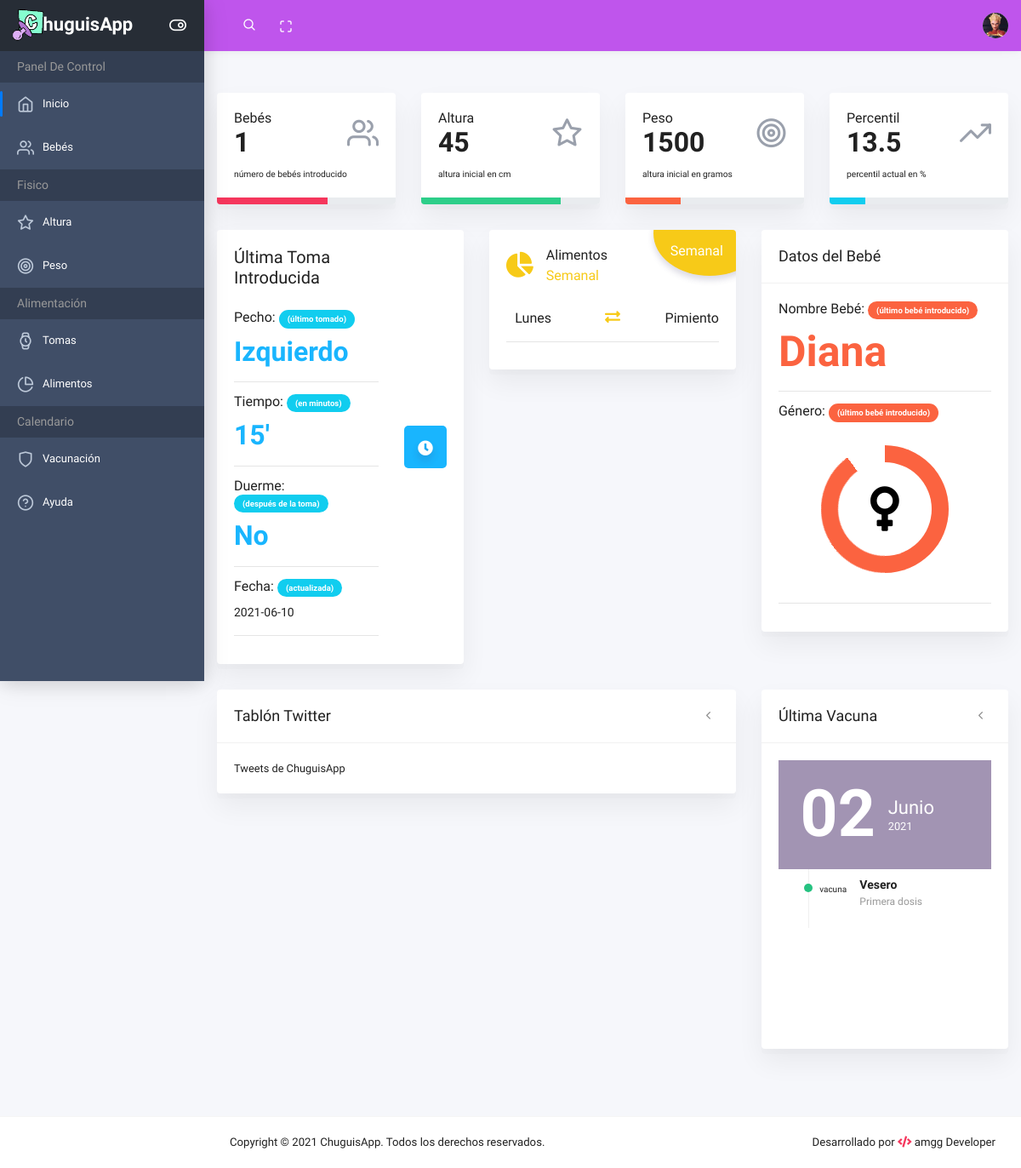
The app's page /panel/index.php (signed in) with its own data.
### tables this page shows
CREATE TABLE `users` (
  `id` int(11) NOT NULL,
  `name` varchar(255) NOT NULL,
  `mail` varchar(255) NOT NULL,
  `pass` varchar(255) NOT NULL,
  `pass2` varchar(255) NOT NULL,
  `picture` varchar(255) NOT NULL,
  `created` datetime NOT NULL DEFAULT current_timestamp(),
  `role` int(11) NOT NULL
);

CREATE TABLE `babies` (
  `id` int(11) NOT NULL,
  `name` varchar(255) NOT NULL,
  `date` varchar(100) NOT NULL,
  `height` int(11) NOT NULL,
  `weight` int(11) NOT NULL,
  `notes` varchar(255) NOT NULL,
  `gender` varchar(100) NOT NULL,
  `usuario` int(11) NOT NULL
);

CREATE TABLE `takes` (
  `id` int(11) NOT NULL,
  `name` varchar(255) NOT NULL,
  `breast` varchar(100) NOT NULL,
  `sleep` varchar(100) NOT NULL,
  `date` varchar(255) NOT NULL,
  `time` varchar(100) NOT NULL,
  `iduser` int(11) NOT NULL
);

CREATE TABLE `food` (
  `id` int(11) NOT NULL,
  `name` varchar(255) NOT NULL,
  `date` varchar(255) NOT NULL,
  `week` varchar(100) NOT NULL,
  `iduser` int(11) NOT NULL
);

CREATE TABLE `vaccines` (
  `id` int(11) NOT NULL,
  `name` varchar(255) NOT NULL,
  `date` varchar(255) NOT NULL,
  `notes` varchar(255) NOT NULL,
  `iduser` int(11) NOT NULL
);

### panel/index.php (the view, shortened to what the rows shown need)
<?php include_once 'pages/sesion.php'; ?>
<!doctype html>
<html class="no-js" lang="es">
    <head>
        <link rel="stylesheet" href="plugins/bootstrap/dist/css/bootstrap.min.css">
        <link rel="stylesheet" href="plugins/fontawesome-free/css/all.min.css">
        <link rel="stylesheet" href="plugins/icon-kit/dist/css/iconkit.min.css">
        <link rel="stylesheet" href="plugins/ionicons/dist/css/ionicons.min.css">
        <link rel="stylesheet" href="plugins/perfect-scrollbar/css/perfect-scrollbar.css">
        <link rel="stylesheet" href="plugins/datatables.net-bs4/css/dataTables.bootstrap4.min.css">
        <link rel="stylesheet" href="plugins/jvectormap/jquery-jvectormap.css">
        <link rel="stylesheet" href="plugins/tempusdominus-bootstrap-4/build/css/tempusdominus-bootstrap-4.min.css">
        <link rel="stylesheet" href="plugins/weather-icons/css/weather-icons.min.css">
        <link rel="stylesheet" href="plugins/c3/c3.min.css">
        <link rel="stylesheet" href="plugins/owl.carousel/dist/assets/owl.carousel.min.css">
        <link rel="stylesheet" href="plugins/owl.carousel/dist/assets/owl.theme.default.min.css">
        <link rel="stylesheet" href="dist/css/theme.min.css">
        <link rel="stylesheet" href="../plugins/chartist/dist/chartist.min.css">
        <link rel="stylesheet" href="dist/css/style.css">
    </head>
    <body>
        <div class="wrapper">
            <header class="header-top" header-theme="<?php echo $colorSelect;?>">
                <div class="container-fluid">
                    <div class="d-flex justify-content-between">
                        <div class="top-menu d-flex align-items-center">
                        <div class="dropdown">
                            <a class="dropdown-toggle" href="#" id="userDropdown" role="button" data-toggle="dropdown" aria-haspopup="true" aria-expanded="false"><img class="avatar" src="../images/users/<?php echo $picture;?>" alt="avatar usuario"></a>
                        </div>
                    </div>
                </div>
            </div>
            </header>
            <div class="page-wrap">
                <div class="main-content">
                    <dic class="container-fluid">
                        <div class="row clearfix">
                            <div class="col-lg-3 col-md-6 col-sm-12">
                                <div class="widget">
                                    <div class="widget-body">
                                        <div class="d-flex justify-content-between align-items-center">
                                            <div class="state">
                                                <h2><?php echo $countBabies?></h2>
                                            </div>
                                        </div>
                                    </div>
                                </div>
                            </div>
                            <div class="col-lg-3 col-md-6 col-sm-12">
                                <div class="widget">
                                    <div class="widget-body">
                                        <div class="d-flex justify-content-between align-items-center">
                                            <div class="state">
                                                <h6>Altura</h6>
                                                <h2><?php echo $lastHeight?></h2>
                                            </div>
                                        </div>
                                    </div>
                                </div>
                            </div>
                            <div class="col-lg-3 col-md-6 col-sm-12">
                                <div class="widget">
                                    <div class="widget-body">
                                        <div class="d-flex justify-content-between align-items-center">
                                            <div class="state">
                                                <h6>Peso</h6>
                                                <h2><?php echo $lastWeight?></h2>
                                            </div>
                                        </div>
                                    </div>
                                </div>
                            </div>
                            <div class="col-lg-3 col-md-6 col-sm-12">
                                <div class="widget">
                                    <div class="widget-body">
                                        <div class="d-flex justify-content-between align-items-center">
                                            <div class="state">
                                                <h6>Percentil</h6>
                                                <h2><?php echo $percentil?></h2>
                                            </div>
                                        </div>
                                    </div>
                                </div>
                            </div>
                        </div>
                        <div class="row">
                            <div class="col-xl-4 col-md-8">
                            <div class="card comp-card">
                                    <div class="card-body">
                                        <div class="row align-items-center">
                                            <div class="col">
                                                <h5 class="mb-25">Última Toma Introducida</h5>
                                                <h6>Pecho: <span class="badge badge-pill badge-info" style='font-size:0.60em'>(último tomado)</span></h6>
                                                <h2 class="fw-700 text-blue"><?php echo $breastTk;?></h2>
                                                <hr>
                                                <h6>Tiempo: <span class="badge badge-pill badge-info" style='font-size:0.60em'>(en minutos)</span></h6>
                                                <h2 class="fw-700 text-blue"><?php echo $timeTk;?></h2>
                                                <hr>
                                                <h6>Duerme: <span class="badge badge-pill badge-info" style='font-size:0.60em'>(después de la toma)</span></h6>
                                                <h2 class="fw-700 text-blue"><?php echo $sleepTk;?></h2>
                                                <hr>
                                                <h6>Fecha: <span class="badge badge-pill badge-info" style='font-size:0.60em'>(actualizada)</span></h6>
                                                <p class="mb-0"><?php echo $dateTk;?></p>
                                                <hr>
                                            </div>
                                        </div>
                                    </div>
                                </div>
                            </div>
                            <div class="col-xl-4 col-md-8">
                            <div class="card proj-t-card">
                                    <div class="card-body">
                                        <div class="row align-items-center mb-30">
                                            <div class="col-auto">
                                            </div>
                                            <div class="col pl-0">
                                            </div>
                                        </div>
                                        <?php echo $foods?>
                                        <h6 class="pt-badge bg-yellow">Semanal</h6>
                                    </div>
                                </div>
                            </div>
                        <div class="col-md-4">
                            <div class="card" style="min-height: 470px;">
                                   <div class="card-body">
                                    <h6>Nombre Bebé: <span class="badge badge-pill badge-warning" style='font-size:0.60em'>(último bebé introducido)</span></h6>
                                    <h2 class="fw-700 f-50 text-warning"><?php echo $lastBabyName?></h2>
                                    <hr>
                                    <h6>Género: <span class="badge badge-pill badge-warning" style='font-size:0.60em'>(último bebé introducido)</span></h6>
                                    <br>
                                    <div class="progres blue">
                                        <span class="progres-left">
                                        </span>
                                        <span class="progres-right">
                                         </span>
                                        <?php echo $msg?>
                                </div>
                                <br>
                                <hr>
                                    </div>
                                </div>
                            </div>
                        </div>
                        <di class="row">
                         <div class="col-md-4">
                            <div class="card" style="min-height: 422px;">
                                    <div class="card-body timeline">
                                        <div class="header bg-theme" style="background-image: url('img/placeholder/placeimg_400_200_nature.jpg')">
                                            <div class="color-overlay d-flex align-items-center">
                                                <div class="day-number"><?php echo $dayVac?></div>
                                                <div class="date-right">
                                                    <div class="day-name"><?php echo $monthVac?></div>
                                                    <div class="month"><?php echo $yearVac?></div>
                                                </div>
                                            </div>
                                        </div>
                                        <ul>
                                            <li>
                                                <div class="desc">
                                                    <h3><?php echo $lastNameVac?></h3>
                                                    <h4><?php echo $lastNotesVac?></h4>
                                                </div>
                                            </li>
                                        </ul>
                                    </div>
                                </div>
                            </div>
                        </div>
        </div>
    </body>
</html>

### panel/pages/sesion.php (shortened to what the rows shown need)
<?php
include '../includes/conexion.php';
$id=$_SESSION['idUser'];
$result=mysqli_query($con,"SELECT * FROM users WHERE id='$id'") or die("Error de Sesión");
$resultColor=mysqli_query($con,"SELECT * FROM profile WHERE iduser='$id'") or die("Error de Sesión");
$resultBabies=mysqli_query($con,"SELECT COUNT(*) total FROM babies WHERE usuario='$id'") or die("Error de Sesión");
$resultLastId=mysqli_query($con,"SELECT MAX(id) AS max FROM babies WHERE usuario='$id'")or die("Error de Sesión");
$resultLastIdVac=mysqli_query($con,"SELECT MAX(id) AS max FROM vaccines WHERE iduser='$id'")or die("Error de Sesión");
$row=mysqli_fetch_assoc($result);
$rowColor=mysqli_fetch_assoc($resultColor);
$rowBabies=mysqli_fetch_assoc($resultBabies);
$rowLastId=mysqli_fetch_assoc($resultLastId);
$rowLastIdVac=mysqli_fetch_assoc($resultLastIdVac);
$lastId=$rowLastId['max'];
$lastIdVac=$rowLastIdVac['max'];
$resultDataBabies=mysqli_query($con,"SELECT * FROM babies WHERE id='$lastId'") or die("Error de Sesión");
$resultDataVac=mysqli_query($con,"SELECT * FROM vaccines WHERE id='$lastIdVac'") or die("Error de Sesión");
$picture=$row['picture'];
$rowDataBabies=mysqli_fetch_assoc($resultDataBabies);
$rowDataVac=mysqli_fetch_assoc($resultDataVac);
$countBabies=$rowBabies['total'];
$lastGender='';
$lastDateVac='';
if(isset($rowColor['color'])){
    $colorSelect=$rowColor['color'];
}
if(isset($rowDataBabies['height'],$rowDataBabies['weight'],$rowDataBabies['gender'],$rowDataBabies['name'],$rowDataVac['name'],$rowDataVac['date'],$rowDataVac['notes'])){
    $lastHeight=$rowDataBabies['height'];
    $lastWeight=$rowDataBabies['weight'];
    $cmM=$lastHeight/100;
    $grKg=$lastWeight/1000;
    $imc=($cmM*$cmM)/$grKg;
    $percentil=round($imc*100,2);
    $lastGender=$rowDataBabies['gender'];
    $lastBabyName=$rowDataBabies['name'];
    $lastNameVac=$rowDataVac['name'];
    $lastDateVac=$rowDataVac['date'];
    $lastNotesVac=$rowDataVac['notes'];
}
if($lastGender==='Masculino'){
    $msg= '<div class="progres-value"><i class="fas fa-mars text-grey f-6"></i></div>';
}else{
    $msg= '<div class="progres-value"><i class="fas fa-venus text-grey f-6"></i></div>';
}
$dateSplitVac=explode('-',$lastDateVac);
$dayVac=$dateSplitVac[2];
$monthVac=$dateSplitVac[1];
$yearVac=$dateSplitVac[0];
switch($monthVac){
    case 6:
        $monthVac='Junio';
        break;
}
$sqlTake="SELECT * FROM takes WHERE iduser=$id";
$resultTake=mysqli_query($con,$sqlTake);
if(mysqli_num_rows($resultTake)>0){
    while($rowTk=mysqli_fetch_assoc($resultTake)){
        $breastTk=$rowTk['breast'];
        $timeTk=$rowTk['time'];
        $sleepTk=$rowTk['sleep'];
        $dateTk=$rowTk['date'];
    }
}
$resultFood=mysqli_query($con,"SELECT * FROM food WHERE iduser='$id'") or die("Error de Sesión");
if(mysqli_num_rows($resultFood)>0){
    while($rowFood=mysqli_fetch_array($resultFood)){
        $nameFood=$rowFood['name'];
        $weekFood=$rowFood['week'];
        $foods.= '<div class="row align-items-center text-center">
                        <div class="col">
                            <h6 class="mb-0">'.$weekFood.'</h6>
                        </div>
                    <div class="col"><i class="fas fa-exchange-alt text-yellow f-18"></i></div>
                        <div class="col">
                    <h6 class="mb-0">'.$nameFood.'</h6></div>
                    </div>
                    <hr>';
    }
}
?>

### records on screen
users: picture (picture)
babies: height "45", weight "1500", percentil "13.5", name "Diana"
takes: breast "Izquierdo", time "15'", sleep "No", date "2021-06-10"
food: week "Lunes", name "Pimiento"
vaccines: date "02", date "Junio", date "2021", name "Vesero", notes "Primera dosis"

### other values on screen
$countBabies "1"
